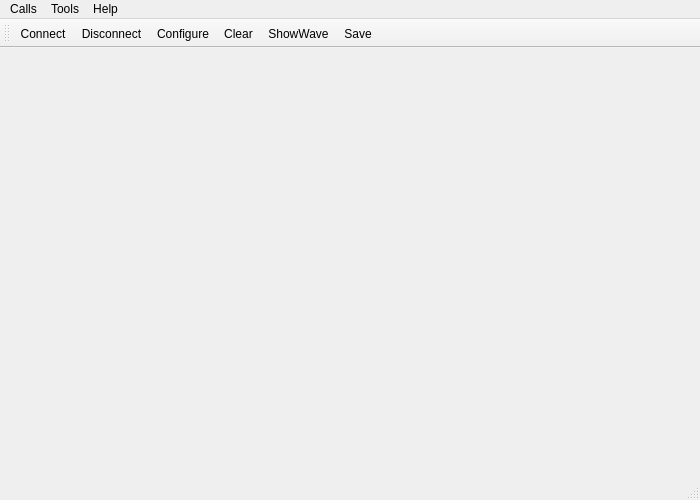
<?xml version="1.0" encoding="UTF-8"?>
<ui version="4.0">
 <class>MainWindow</class>
 <widget class="QMainWindow" name="MainWindow">
  <property name="geometry">
   <rect>
    <x>0</x>
    <y>0</y>
    <width>700</width>
    <height>500</height>
   </rect>
  </property>
  <property name="windowTitle">
   <string>Simple Terminal</string>
  </property>
  <property name="windowIcon">
   <iconset>
    <normalon>:/images/log.jpg</normalon>
   </iconset>
  </property>
  <widget class="QWidget" name="centralWidget">
   <layout class="QVBoxLayout" name="verticalLayout"/>
  </widget>
  <widget class="QMenuBar" name="menuBar">
   <property name="geometry">
    <rect>
     <x>0</x>
     <y>0</y>
     <width>700</width>
     <height>23</height>
    </rect>
   </property>
   <widget class="QMenu" name="menuCalls">
    <property name="title">
     <string>Calls</string>
    </property>
    <addaction name="actionConnect"/>
    <addaction name="actionDisconnect"/>
    <addaction name="separator"/>
    <addaction name="actionQuit"/>
   </widget>
   <widget class="QMenu" name="menuTools">
    <property name="title">
     <string>Tools</string>
    </property>
    <addaction name="actionConfigure"/>
    <addaction name="actionClear"/>
    <addaction name="actionShowWave"/>
    <addaction name="actionSave"/>
   </widget>
   <widget class="QMenu" name="menuHelp">
    <property name="title">
     <string>Help</string>
    </property>
    <addaction name="actionAbout"/>
    <addaction name="actionAboutQt"/>
   </widget>
   <addaction name="menuCalls"/>
   <addaction name="menuTools"/>
   <addaction name="menuHelp"/>
  </widget>
  <widget class="QToolBar" name="mainToolBar">
   <attribute name="toolBarArea">
    <enum>TopToolBarArea</enum>
   </attribute>
   <attribute name="toolBarBreak">
    <bool>false</bool>
   </attribute>
   <addaction name="actionConnect"/>
   <addaction name="actionDisconnect"/>
   <addaction name="actionConfigure"/>
   <addaction name="actionClear"/>
   <addaction name="actionShowWave"/>
   <addaction name="actionSave"/>
  </widget>
  <widget class="QStatusBar" name="statusBar"/>
  <action name="actionAbout">
   <property name="text">
    <string>&amp;About</string>
   </property>
   <property name="toolTip">
    <string>About program</string>
   </property>
   <property name="shortcut">
    <string>Alt+A</string>
   </property>
  </action>
  <action name="actionAboutQt">
   <property name="text">
    <string>About Qt</string>
   </property>
  </action>
  <action name="actionConnect">
   <property name="icon">
    <iconset resource="terminal.qrc">
     <normaloff>:/images/connect.png</normaloff>:/images/connect.png</iconset>
   </property>
   <property name="text">
    <string>C&amp;onnect</string>
   </property>
   <property name="toolTip">
    <string>Connect to serial port</string>
   </property>
   <property name="shortcut">
    <string>Ctrl+O</string>
   </property>
  </action>
  <action name="actionDisconnect">
   <property name="icon">
    <iconset resource="terminal.qrc">
     <normaloff>:/images/disconnect.png</normaloff>:/images/disconnect.png</iconset>
   </property>
   <property name="text">
    <string>&amp;Disconnect</string>
   </property>
   <property name="toolTip">
    <string>Disconnect from serial port</string>
   </property>
   <property name="shortcut">
    <string>Ctrl+D</string>
   </property>
  </action>
  <action name="actionConfigure">
   <property name="icon">
    <iconset resource="terminal.qrc">
     <normaloff>:/images/settings.png</normaloff>:/images/settings.png</iconset>
   </property>
   <property name="text">
    <string>&amp;Configure</string>
   </property>
   <property name="toolTip">
    <string>Configure serial port</string>
   </property>
   <property name="shortcut">
    <string>Alt+C</string>
   </property>
  </action>
  <action name="actionClear">
   <property name="icon">
    <iconset resource="terminal.qrc">
     <normaloff>:/images/clear.png</normaloff>:/images/clear.png</iconset>
   </property>
   <property name="text">
    <string>C&amp;lear</string>
   </property>
   <property name="toolTip">
    <string>Clear data</string>
   </property>
   <property name="shortcut">
    <string>Alt+L</string>
   </property>
  </action>
  <action name="actionQuit">
   <property name="icon">
    <iconset resource="terminal.qrc">
     <normaloff>:/images/application-exit.png</normaloff>:/images/application-exit.png</iconset>
   </property>
   <property name="text">
    <string>&amp;Quit</string>
   </property>
   <property name="shortcut">
    <string>Ctrl+Q</string>
   </property>
  </action>
  <action name="actionShowWave">
   <property name="icon">
    <iconset resource="terminal.qrc">
     <normaloff>:/images/wave.png</normaloff>:/images/wave.png</iconset>
   </property>
   <property name="text">
    <string>ShowWave</string>
   </property>
  </action>
  <action name="actionSave">
   <property name="icon">
    <iconset resource="terminal.qrc">
     <normaloff>:/images/save.png</normaloff>:/images/save.png</iconset>
   </property>
   <property name="text">
    <string>&amp;Save</string>
   </property>
   <property name="toolTip">
    <string>Save the data</string>
   </property>
   <property name="shortcut">
    <string>Ctrl+S</string>
   </property>
  </action>
 </widget>
 <layoutdefault spacing="6" margin="11"/>
 <resources>
  <include location="terminal.qrc"/>
 </resources>
 <connections/>
</ui>
